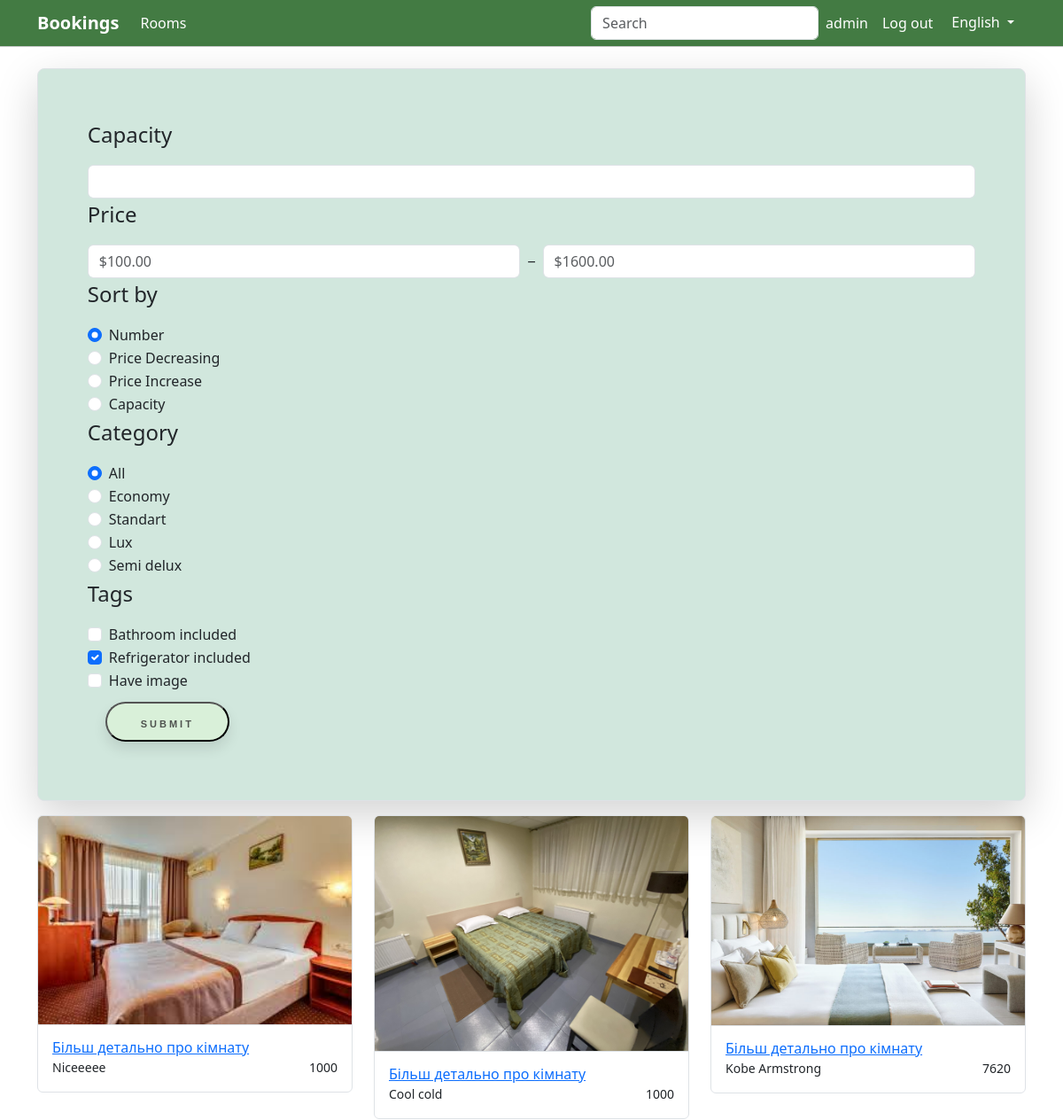
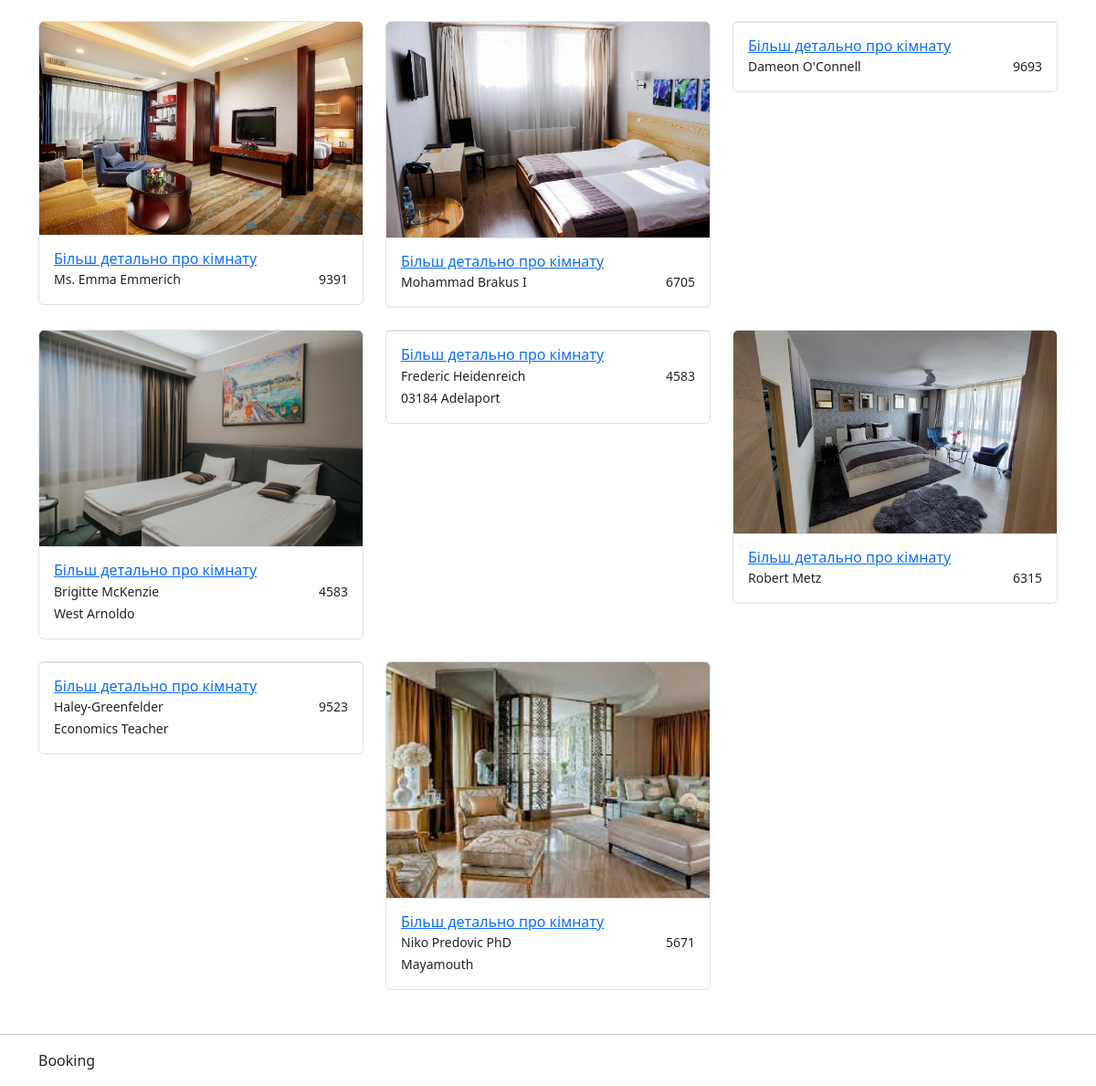
/rooms/?Refrigerator_included=2 (signed in), run on the app's committed database (2 pictures, top to bottom).
### auth_system/models.py (models this page shows, shortened)
class CustomUser(AbstractUser):
    phone_number = models.CharField(max_length=12, blank=True, null=True)

### book/models.py (models this page shows, shortened)
class Tag(models.Model):
    name=models.CharField(max_length=100)

class Room(models.Model):
    number=models.IntegerField()
    capacity=models.IntegerField()
    price=models.IntegerField()
    location=models.TextField()
    description=models.TextField()
    image=models.CharField(max_length=100, blank=True)
    tags = models.ManyToManyField(Tag, blank=True)
    class Meta:
        ordering=['number']
        verbose_name='Room'
        verbose_name_plural='Rooms'

### book/views.py (the view)
# urls.py: path('rooms/', views.get_rooms_list, name='rooms'),
def get_rooms_list(request):
    rooms = models.Room.objects.filter(**{key: int(value) for key, value in request.GET.items()
                                          if value!='' and
                                          key in ['price__gt', 'price__lt', 'capacity']}).filter(
                                       **{'tags__name':value for key, value in request.GET.items()
                                          if key == 'category' and value != 'all'})
    tags = [tag for tag in request.GET.keys() if tag in ['Bathroom_included', 'Refrigerator_included', 'Image']]
    if tags != []:
        for tag in tags:
            rooms = rooms.filter(tags__name=tag)
    for key, value in request.GET.items():
        if key == 'sort_by':
            if value == 'number':
                sort_by = value
            elif value == 'price_decreasing':
                sort_by = '-price'
            elif value == 'price_increase':
                sort_by = 'price'
            else:
                sort_by = f'-{value}'
            rooms = rooms.order_by(sort_by)
    last_form = dict(request.GET.items())
    for room in rooms:
        try:
            booking = models.Booking.objects.get(room=room)
            room.priore = "busy" if booking.end_time > timezone.now() > booking.start_time else "free"
        except:
            room.priore = "free"
    context = {
        'rooms': rooms,
        'language': get_list_language(request.session.get('language')),
        'last_form': last_form
    }
    return render(request, 'book/rooms_list.html', context)

### booking_sys/language.py (called while the page is built)
def get_list_language(language: str) -> dict:
    if language == 'ukrainian':
        return UKRAINIAN
    elif language == 'russian':
        return RUSSIAN
    else:
        return ENGLISH

### templates/book/rooms_list.html
{% extends "base.html" %}
{% block body %}
{% load static %}
<div class="row">
{% if not 'Mobile' in request.META.HTTP_USER_AGENT %}
    <div class="col-2-special">
{% else %}
    <div>
{% endif %}
        <div style="padding: 5%" class=" card border mb-3 rounded-3 container-success overflow-hidden shadow-lg">
            <form method="GET" action="{% url 'rooms' %}">
                <p class="fs-4">{{ language.capacity }}</p>
                <input type="text" id="capacity" name="capacity" class="form-control">
                <p class="fs-4">{{ language.price }}</p>
                <div class="d-flex align-items-center">
                    <input type="number" class="form-control form-control-xs" placeholder="$100.00" min="10" max="999999" value="{% if last_form.price__gt %}{{last_form.price__gt}}{% endif %}" id="price__gt" name="price__gt" >
                    <div class="text-gray-350 mx-2">‒</div>
                    <input type="number" class="form-control form-control-xs" placeholder="$1600.00" min="50" max="999999" value="{% if last_form.price__lt %}{{last_form.price__lt}}{% endif %}" id="price__lt" name="price__lt">
                  </div>
                <p class="fs-4">{{ language.sortby }}</p>
                <div class="form-check">
                    <input class="form-check-input" type="radio" name="sort_by" value="number" id="numberRadio" checked>
                    <label class="form-check-label" for="numberRadio">{{ language.number }}</label>
                </div>
                <div class="form-check">
                    <input class="form-check-input" type="radio" name="sort_by" value="price_decreasing" id="price_decreasingRadio" {% if last_form.sort_by == 'price_decreasing' %}checked{% endif %}>
                    <label class="form-check-label" for="price_decreasingRadio">{{ language.pricedecreasing }}</label>
                </div>
                <div class="form-check">
                    <input class="form-check-input" type="radio" name="sort_by" value="price_increase" id="price_increaseRadio" {% if last_form.sort_by == 'price_increase' %}checked{% endif %}>
                    <label class="form-check-label" for="price_increaseRadio">{{ language.priceincrease }}</label>
                </div>
                <div class="form-check">
                    <input class="form-check-input" type="radio" name="sort_by" value="capacity" id="capacityRadio" {% if last_form.sort_by == 'capacity' %}checked{% endif %}>
                    <label class="form-check-label" for="capacityRadio">{{ language.capacity }}</label>
                </div>
                <p class="fs-4">{{ language.category }}</p>
                <div class="form-check">
                    <input class="form-check-input" type="radio" name="category" value="all" id="allRadio" checked>
                    <label class="form-check-label" for="allRadio">{{ language.all }}</label>
                </div>
                <div class="form-check">
                    <input class="form-check-input" type="radio" name="category" value="Economy" id="economyRadio" {% if last_form.category == 'Economy' %}checked{% endif %}>
                    <label class="form-check-label" for="economyRadio">{{ language.economy }}</label>
                </div>
                <div class="form-check">
                    <input class="form-check-input" type="radio" name="category" value="Standart" id="standartRadio" {% if last_form.category == 'Standart' %}checked{% endif %}>
                    <label class="form-check-label" for="standartRadio">{{ language.standart }}</label>
                </div>
                <div class="form-check">
                    <input class="form-check-input" type="radio" name="category" value="Lux" id="luxRadio" {% if last_form.category == 'Lux' %}checked{% endif %}>
                    <label class="form-check-label" for="luxRadio">{{ language.lux }}</label>
                </div>
                <div class="form-check">
                    <input class="form-check-input" type="radio" name="category" value="Semi delux" id="semideluxRadio" {% if last_form.category == 'Semi delux' %}checked{% endif %}>
                    <label class="form-check-label" for="semideluxRadio">{{ language.semidelux }}</label>
                </div>
                <p class="fs-4">{{ language.tags }}</p>
                <div class="form-check">
                    <input class="form-check-input" name="Bathroom_included" type="checkbox" id="BathroomChecked" {% if last_form.Bathroom_included %}checked{% endif %}>
                    <label class="form-check-label" for="BathroomChecked">{{ language.bathroom_tag }}</label>
                </div>
                <div class="form-check">
                    <input class="form-check-input" name="Refrigerator_included" type="checkbox" id="RefrigeratorChecked" {% if last_form.Refrigerator_included %}checked{% endif %}>
                    <label class="form-check-label" for="RefrigeratorChecked">{{ language.refrigerator_tag }}</label>
                </div>
                <div class="form-check">
                    <input class="form-check-input" name="Image" type="checkbox" id="ImageChecked" {% if last_form.Image %}checked{% endif %}>
                    <label class="form-check-label" for="ImageChecked">{{ language.image_tag }}</label>
                </div>
                <button type="submit" class="floating-button">{{ language.submit }}</button>
            </form>
        </div>
    </div>
    <div class="col">
        <div class="row g-4 g-xl-7 demo-grid">
            {% for room in rooms %}
                <div class="col-sm-6 col-lg-4 col-xxl-3 demo-grid-item">
                    <div class="card card-hover-shadow border">
                        <img src="{% static 'img/'|add:room.image %}" class="card-img-top" alt="">
                        <div class="card-body border-top">
                            <h6 class="mb-0"><a href="{% url 'room_detail' room.number %}" class="stretched-link">Більш детально про кімнату</a></h6>
                            <div class="row">
                                <div style="margin: auto;" class="col">
                                    <small>{{ room.description }}</small>
                                </div>
                                <div class="col text-end">
                                    <small>{{ room.price }}</small>
                                </div>
                            </div>
                        </div>
                    </div>
                </div>
            {% endfor %}
        </div>
    </div>
</div>
{% endblock %}

### templates/base.html (shortened to what this page needs)
<!DOCTYPE html>
<html lang="en">
<head>
    {% load static %}
    <link href="https://cdn.jsdelivr.net/npm/bootstrap@5.3.0-alpha1/dist/css/bootstrap.min.css" rel="stylesheet">
    <link rel="stylesheet" href="{% static 'css/style.css' %}">
</head>
<body data-bs-theme="light">
    <header>
        <nav style="background-color:rgba(67, 123, 67, 1); padding: .5%" data-bs-theme="dark" class="navbar navbar-expand-lg navbar-light">
            <div class="container">
                <a class="navbar-brand" href="/"><b>Bookings</b></a>
                <div class="collapse navbar-collapse">
                    <ul class="navbar-nav mr-auto order-1">
                        <li class="nav-item">
                            <a style="color: white" class="nav-link text-large" href="/rooms/">{{ language.rooms }}</a>
                        </li>
                    </ul>
                </div>
                <form class="form-inline form-navbar my-2 my-lg-0 order-2" method="POST" action="{% url 'room_detail_form' %}">
                        <input data-bs-theme="light" class="form-control" id="room_number" name="room_number" type="text" placeholder="{{ language.search }}">
                </form>
                <div class="d-none d-lg-flex ml-2 order-3">
                    <ul class="navbar-nav">
                        {% if not request.user.is_authenticated %}
                        <li class="nav-item"><a style="color: white" class="nav-link" href="{% url 'login' %}">{{ language.signin }}</a></li>
                        <li class="nav-item"><a style="color: white" class="nav-link" href="{% url 'register' %}">{{ language.signup }}</a></li>
                        {% else %}
                        <div class="navbar-nav">
                            <a style="color: white" class="nav-link" href="{% url 'profile' %}">{{ user.username }}</a>
                            <a style="color: white" class="nav-link" href="{% url 'logout' %}" onclick='return confirm("You sure?")'>{{ language.logout }}</a>
                        </div>
                        {% endif %}
                    <div class="dropdown">
                        <button style="color: white;" class="btn dropdown-toggle" type="button" data-bs-toggle="dropdown" aria-expanded="false">
                        {{ language.current_lang }}
                        </button>
                    </div>
            </div>
        </nav>
        <hr style="margin: 0">
    </header>
    <br>
    <main class="container-md site-main main">
        {% block body %}
        {% endblock %}
    </main>
    <footer class="mt-5">
        <hr>
        <div class="container">
            <p>Booking</p>
        </div>
    </footer>
</body>
</html>

### static/css/style.css (style rules this page uses)
.floating-button { text-decoration: none; display: inline-block; width: 140px; height: 45px; line-height: 45px; border-radius: 45px; margin: 10px 20px; font-family: 'Montserrat', sans-serif; font-size: 11px; text-transform: uppercase; text-align: center; letter-spacing: 3px; font-weight: 600; color: #4e524e; background: rgb(217, 240, 217); box-shadow: 0 8px 15px rgba(0, 0, 0, .1); transition: .3s; }
.container-success { background-color: rgb(209, 231, 221, 1); }

### data on the page
Tag: economy "Economy"
Tag: standart "Standart"
Tag: lux "Lux"
Tag: semidelux "Semi delux"
Room: image (picture), description "Niceeeee", price "1000"
Room: image (picture), description "Cool cold", price "1000"
Room: image (picture), description "Kobe Armstrong", price "7620"
Room: image (picture), description "Ms. Emma Emmerich", price "9391"
Room: image (picture), description "Mohammad Brakus I", price "6705"
Room: description "Dameon O'Connell", price "9693"
Room: image (picture), description "Brigitte McKenzie West Arnoldo", price "4583"
Room: description "Frederic Heidenreich 03184 Adelaport", price "4583"
Room: image (picture), description "Robert Metz", price "6315"
Room: description "Haley-Greenfelder Economics Teacher", price "9523"
Room: image (picture), description "Niko Predovic PhD Mayamouth", price "5671"

### other printed values
{{ language.rooms }} "Rooms"
{{ user.username }} "admin"
{{ language.logout }} "Log out"
{{ language.current_lang }} "English"
{{ language.capacity }} "Capacity"
{{ language.price }} "Price"
{{ language.sortby }} "Sort by"
{{ language.number }} "Number"
{{ language.pricedecreasing }} "Price Decreasing"
{{ language.priceincrease }} "Price Increase"
{{ language.category }} "Category"
{{ language.all }} "All"
{{ language.tags }} "Tags"
{{ language.bathroom_tag }} "Bathroom included"
{{ language.refrigerator_tag }} "Refrigerator included"
